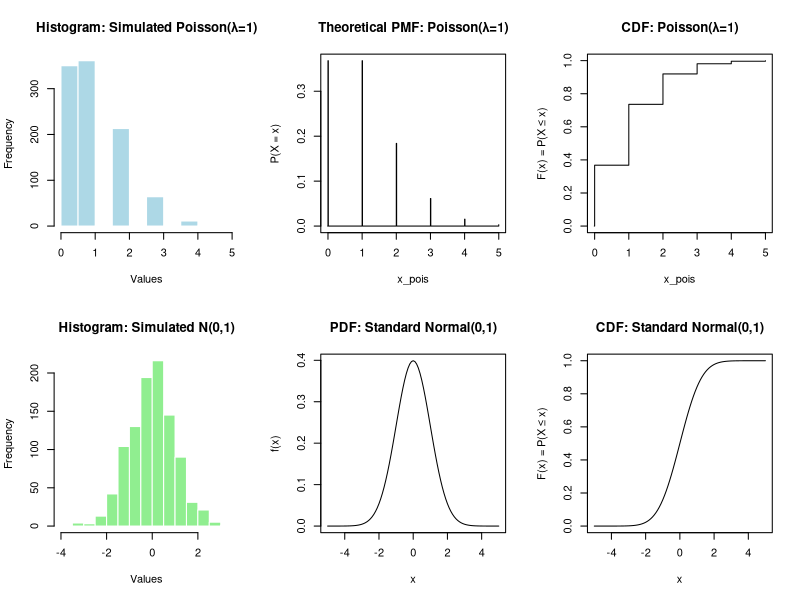
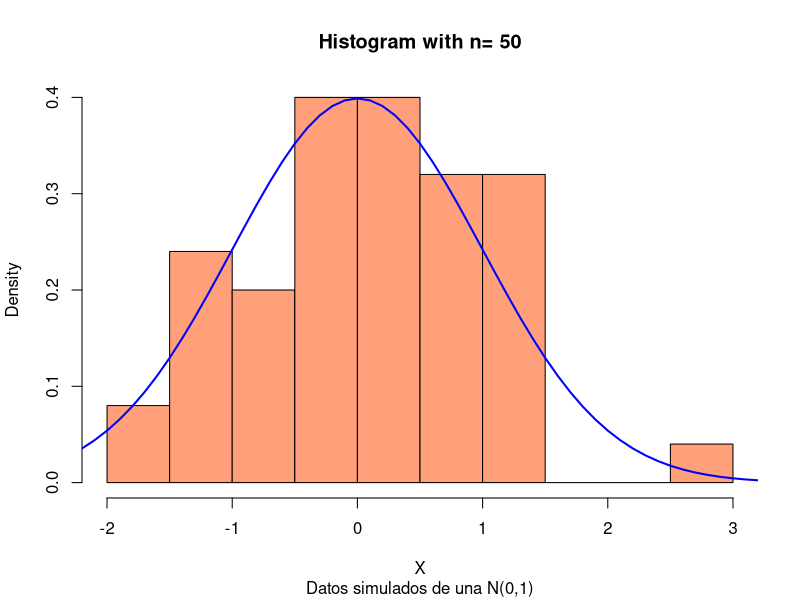
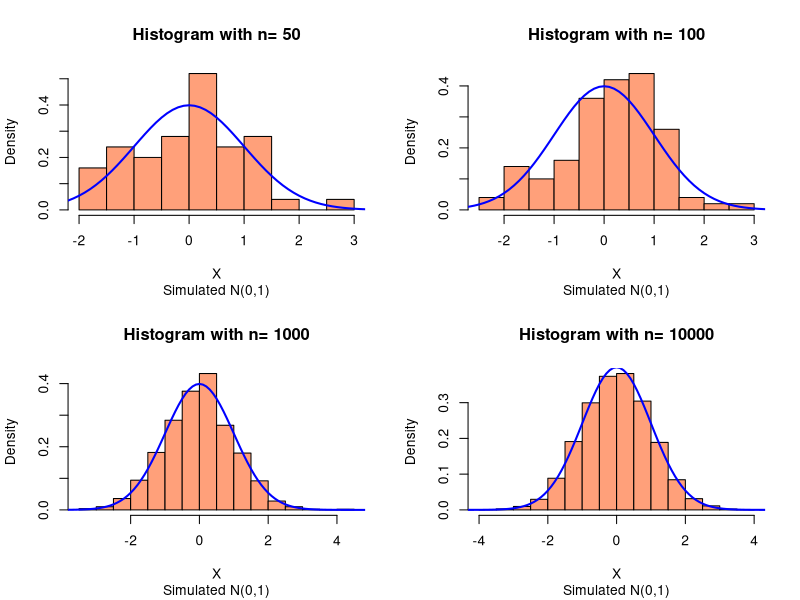
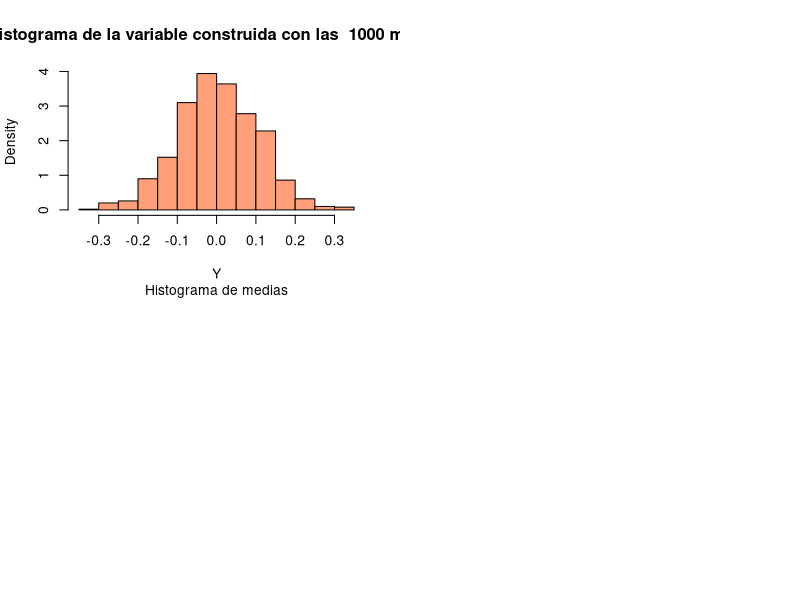

The R source for these figures, in order: (Note: this script raises an error after producing the figures.)
#----------------------------------------
# Discrete and Continuous Random Variables
# Probability Mass/Density Functions (PMF/PDF) 
# Cumulative Distribution Functions (CDF)
#----------------------------------------

# Split the plotting window into 2 rows and 3 columns
par(mfrow = c(2, 3))

### DISCRETE CASE: POISSON DISTRIBUTION (λ = 1) ###
lambda <- 1  

# 1. Empirical Histogram (Simulated Data)
Y_pois <- rpois(1000, lambda)  # Generate 1000 Poisson random values
hist(Y_pois, 
     main = "Histogram: Simulated Poisson(λ=1)", 
     xlab = "Values", 
     col = "lightblue",
     border = "white")

# 2. Theoretical Probability Mass Function (PMF)
x_pois <- seq(-0.01, 5, 0.01)  # Small-step sequence for smooth plotting
plot(x_pois, dpois(x_pois, lambda), 
     type = "s",  # Step-like plot for discrete distributions
     ylab = "P(X = x)", 
     main = "Theoretical PMF: Poisson(λ=1)")

# 3. Cumulative Distribution Function (CDF)
plot(x_pois, ppois(x_pois, lambda), 
     type = "s", 
     ylab = "F(x) = P(X ≤ x)", 
     main = "CDF: Poisson(λ=1)")

### CONTINUOUS CASE: NORMAL DISTRIBUTION (μ = 0, σ = 1) ###

# 4. Empirical Histogram (Simulated Data)
Y_norm <- rnorm(1000, 0, 1)  # Generate 1000 Normal random values
hist(Y_norm,
     main = "Histogram: Simulated N(0,1)", 
     xlab = "Values", 
     col = "lightgreen",
     border = "white")

# 5. Theoretical Probability Density Function (PDF)
curve(dnorm(x, 0, 1), 
      xlim = c(-5, 5), 
      ylab = "f(x)", 
      main = "PDF: Standard Normal(0,1)")

# 6. Cumulative Distribution Function (CDF)
curve(pnorm(x, 0, 1), 
      xlim = c(-5, 5), 
      ylab = "F(x) = P(X ≤ x)", 
      main = "CDF: Standard Normal(0,1)")


# *******************************************************************************
#----------------------------------------
# Normal distributions generation of different sample sizes
#----------------------------------------

# We simulate n values of a Normal distribution
n <- 50
title <- paste("Histogram with n=", n)

# Screen partition for the chart
par(mfrow = c(1, 1))
X = rnorm(n, 0, 1)

hist(X, freq = FALSE, col="lightsalmon", main = title, sub = "Datos simulados de una N(0,1)")
curve(dnorm(x, 0, 1), xlim = c(-5, 5), col = "blue", lwd = 2, add = TRUE)

# We create a chart with multiple plots with a bubble
# and generate N(0,1) with different growing sample sizes
par(mfrow=c(2,2))

cases <- c(50, 100, 1000, 10000)

for (i in 1:length(cases)){
  n <- cases[i]
  title <- paste("Histogram with n=", n)
  X <- rnorm(n, 0, 1)
  hist(X, freq=FALSE, col="lightsalmon", main = title, sub = "Simulated N(0,1)")
  curve(dnorm(x, 0, 1), xlim = c(-5, 5), col = "blue", lwd = 2, add = TRUE)
}


# *******************************************************************************
#----------------------------------------
# Central Limit Theorem
#----------------------------------------

# Create N distributions of size n, calculate the mean of each and calculate 
# the mean of all of them after
N = 1000 
n = 100
Y = 0

for (i in 1:N) { 
  X=rnorm(n, 0, 1) 
  media.X=mean(X)
  print(paste('The mean for the iteration ',i,' is ',
              round(media.X,3),' variance = ',round(var(X),3)))
  Y <- c(Y,media.X) # store the means in a variable
}

Y <- Y[-1] # Remove the initial element
Y

# Calculate the mean of the means vector
mean(Y)

# Calculate the standard deviation of the means vector
sd(Y)

# Calculate the variance of the means vector 
var(Y)
1/sqrt(n) 

# we check that the means vector follows a normal distribution N(0,1/sqr(n))
titulo=paste('Histograma de la variable construida con las ',N,'medias')
hist(Y,freq=FALSE,col="lightsalmon",main=titulo,sub="Histograma de medias")
summary(Y) 
describe(Y)


#--------------------------------
# Teorema central del limite (mu, sigma) # Normalización
#--------------------------------
library(psych)
# Sean Xi 1,...N, variables aleatorias con media 20 y varianza 9, por ejemplo N(20,3)
N = 1000 
n = 500
Y = 0 
Z = 0

for (i in 1:N) 
{ 
  X=rnorm(n, 20, 3) 
  media.X=mean(X) 
  varianza.X=var(X) 
  normalizada=sqrt(n)*(media.X-20)/3 
  print(paste('La media para la iteración ',i,' es ',round(media.X,3),' varianza = ',round(var(X),3)))
  
  Y <- c(Y,media.X) # almacenamos las medias en una variable 
  Z <- c(Z,normalizada) # almacenamos la variable normalizada 
}

Y <- Y[-1] # Eliminamos el elemento inicial
Z <- Z[-1] 

Y
Z

# Calculamos la media del vector de medias 
mean(Y)
mean(Z) 

# Calculamos la desviación estándar del vector de medias 
sd(Y)
sd(Z) 

# Calculamos la varianza del vector de medias 
var(Y)
var(Z) 
3/sqrt(n) 
par(mfrow=c(1,2)) 

# podemos comprobar que el vector de medias Y sigue una distribución N(0,1/raíz(n))
titulo=paste('Histograma de las medias') 
hist(Y,freq=FALSE,col="lightsalmon", main=titulo, sub="Histograma de medias")
summary(Y) 
describe(Y) 
hist(Z,freq=FALSE,col="lightsalmon",main=titulo,sub="Histograma de la variable normalizada")
summary(Z) 
describe(Z)

# ******************************************************************************
#-----------------------------------------------------------------------------
# Vizualització concepte de variables aleatories, funció de probabilitat, 
# funció de densitat i funció de distribució acumulada
#-----------------------------------------------------------------------------
# Variable Contínua: Distribució Normal  
# Explicació:
#   dnorm: Calcula la PDF (densitat) en cada punt.
#   pnorm: Calcula la CDF (probabilitat acumulada fins a x).
#   Probabilitat P(0≤X≤1)=F(1)−F(0).

# Configuració
set.seed(123)
x <- seq(-4, 4, length.out = 1000)
mu <- 0    # Mitjana
sigma <- 1 # Desviació estàndard

# PDF (Densitat)
pdf_normal <- dnorm(x, mean = mu, sd = sigma)

# CDF (Distribució acumulada)
cdf_normal <- pnorm(x, mean = mu, sd = sigma)

# Probabilitat P(0 ≤ X ≤ 1)
prob <- pnorm(1, mean = mu, sd = sigma) - pnorm(0, mean = mu, sd = sigma)
cat("P(0 ≤ X ≤ 1) =", prob, "\n")  # Resultat: ~0.3413

# Gràfics
par(mfrow = c(1, 2))
plot(x, pdf_normal, type = "l", col = "blue", main = "PDF (Normal)", xlab = "x", ylab = "Densitat")
abline(v = c(0, 1), col = "red", lty = 2)
plot(x, cdf_normal, type = "l", col = "green", main = "CDF (Normal)", xlab = "x", ylab = "Probabilitat acumulada")
abline(v = c(0, 1), col = "red", lty = 2)

# &&&&&&&&&&&&&&&&&&&&&&&&&&&&&&&&&&&&&&&&&
# Variable discreta: Distribució binomial
# Explicació:
#   dbinom: Calcula la PMF (probabilitat exacta per a cada k).
#   pbinom: Calcula la CDF (probabilitat acumulada).
#   Probabilitat:P(3≤X≤5) = F(5) − F(2) = F(5) − F(2)

# Configuració
n <- 10   # Nombre d'intents
p <- 0.5  # Probabilitat d'èxit
k <- 0:n  # Valors possibles

# PMF (Probabilitats puntuals)
pmf_binom <- dbinom(k, size = n, prob = p)

# CDF (Probabilitat acumulada)
cdf_binom <- pbinom(k, size = n, prob = p)

# Probabilitat P(3 ≤ X ≤ 5)
prob <- pbinom(5, size = n, prob = p) - pbinom(2, size = n, prob = p)
cat("P(3 ≤ X ≤ 5) =", prob, "\n")  # Resultat: ~0.568

# Gràfics
par(mfrow = c(1, 2))
plot(k, pmf_binom, type = "h", lwd = 2, col = "purple", main = "PMF (Binomial)", xlab = "k", ylab = "P(X = k)")
points(k, pmf_binom, col = "purple", pch = 16)
plot(k, cdf_binom, type = "s", col = "orange", main = "CDF (Binomial)", xlab = "k", ylab = "P(X ≤ k)")
abline(v = c(3, 5), col = "red", lty = 2)

# &&&&&&&&&&&&&&&&&&&&&&&&&&&&&&&&&&&&&&&&&
# Comparació gràfica

# Torna a configurar els gràfics
par(mfrow = c(2, 2))

# Normal: PDF i CDF
plot(x, pdf_normal, type = "l", col = "blue", main = "PDF (Normal)")
plot(x, cdf_normal, type = "l", col = "green", main = "CDF (Normal)")

# Binomial: PMF i CDF
plot(k, pmf_binom, type = "h", lwd = 2, col = "purple", main = "PMF (Binomial)")
points(k, pmf_binom, col = "purple", pch = 16)
plot(k, cdf_binom, type = "s", col = "orange", main = "CDF (Binomial)")

# ******************************************************************************
#----------------------------------------
# Cuaderno actividades T4
#----------------------------------------

# Ejercicio 1
#
# Sea X una variable aleatoria que toma los valores 30, 40, 50 y 60 con
# probabilidades 0,4; 0,2; 0,1 y 0,3.
#
# Se pide: representar la tabla con la función de probabilidad,
# P(X = x) = P(xi) = Pi y la función de distribución de probabilidad,
# F(X) = P(X≤x), y calcular las siguientes probabilidades:
#
# P(X≤25), P(X≥60), P(X < 40), P(30≤X≤60), P(30 < X≤60)
#
# Calcular también la esperanza y varianza de X.

# Crear vectores con los datos del problema
xi <- c(30, 40, 50, 60)
pi <- c(0.4, 0.2, 0.1, 0.3)

# Crear tabla de función de probabilidad
df <- data.frame(xi = xi, pi = pi)

# Función de distribución (probabilidades acumuladas)
df$Fi <- cumsum(df$pi)

# Verificar que las probabilidades suman 1
sum(df$pi)

df

# P(X≤25)
sum(df$pi[df$xi <= 25])

# P(X≥60)
sum(df$pi[df$xi >= 60])

# P(X < 40)
sum(df$pi[df$xi < 40])

# P(X > 40)
sum(df$pi[df$xi > 40])

# P(30≤X≤60)
sum(df$pi[df$xi >= 30 & df$xi <= 60])

# P(30 < X≤ 60)
sum(df$pi[df$xi > 30 & df$xi <= 60])

# Esperanza E(X) = Σ xi * pi
esperanza <- sum(df$xi * df$pi)
esperanza

# Varianza Var(X) = E(X²) - [E(X)]²
# Primero calculamos E(X²)
esperanza_x2 <- sum(df$xi^2 * df$pi)
varianza <- esperanza_x2 - esperanza^2
varianza


# Ejercicio 2
#
# Sea X una variable aleatoria, cuya función de probabilidad está determinada
# por: X = 10, 12, 14, 15, 17, 20 y P(X) = 0,1; 0,3; 0,25; 0,14; 0,06; 0,15.
#
# Calcular la esperanza y varianza de la variable aleatoria X.
#
# Calcular la función de distribución de probabilidad y determinar los valores
# de: F(33), F(14,5), F(3), P(10,5 < X≤17,5).

# Creamos vectores con los datos del problema
xi <- c(10, 12, 14, 15, 17, 20)
pi <- c(0.1, 0.3, 0.25, 0.14, 0.06, 0.15)

# Crear tabla de función de probabilidad
df <- data.frame(xi = xi, pi = pi)

# Añadir distribución acumulada
df$Fi <- cumsum(df$pi)

# Visualizamos data frame
df

# Verificar que las probabilidades suman 1
sum(df$pi)

# F(33) = F(X<=33)
sum(df$pi[df$xi<=33])

# F(14.5) = F(X<=14.5)
sum(df$pi[df$xi<=14.5])

# F(3) = F(X<=3)
sum(df$pi[df$xi<=3])

# P(10.5 < X≤17.5)
sum(df$pi[df$xi>10.5 & df$xi<=17.5])

# Esperanza E(X) = Σ xi * pi
esperanza <- sum(df$xi * df$pi)
esperanza

# Varianza Var(X) = E(X²) - [E(X)]²
# Primero calculamos E(X²)
esperanza_x2 <- sum(df$xi^2 * df$pi)
varianza <- esperanza_x2 - esperanza^2
varianza


# Ejercicio 3
#
# Las ventas mensuales realizadas por un periódico (en miles) siguen un modelo
# normal de media 200 y desviación típica 40. Calcular:
#
# - La probabilidad de que las ventas de un mes sean superiores a 300.
# - La probabilidad de que las ventas de un mes se encuentren entre 160 y 240.
# - La probabilidad de que las ventas de un mes no superen 150.
# - La probabilidad de que las ventas de un mes superen 3000.

# En esta ocasión estamos ante una distribución contínua *****

# Parámetros de la distribución N(200, 40)
media <- 200
sd <- 40

# P(X > 300)
prob1 <- 1 - pnorm(300, mean = media, sd = sd)
prob1

# P(160 ≤ X ≤ 240)  
prob2 <- pnorm(240, mean = media, sd = sd) - pnorm(160, mean = media, sd = sd)
prob2

# P(X ≤ 150)
prob3 <- pnorm(150, mean = media, sd = sd)
prob3

# P(X > 3000)
prob4 <- 1 - pnorm(3000, mean = media, sd = sd)
prob4
